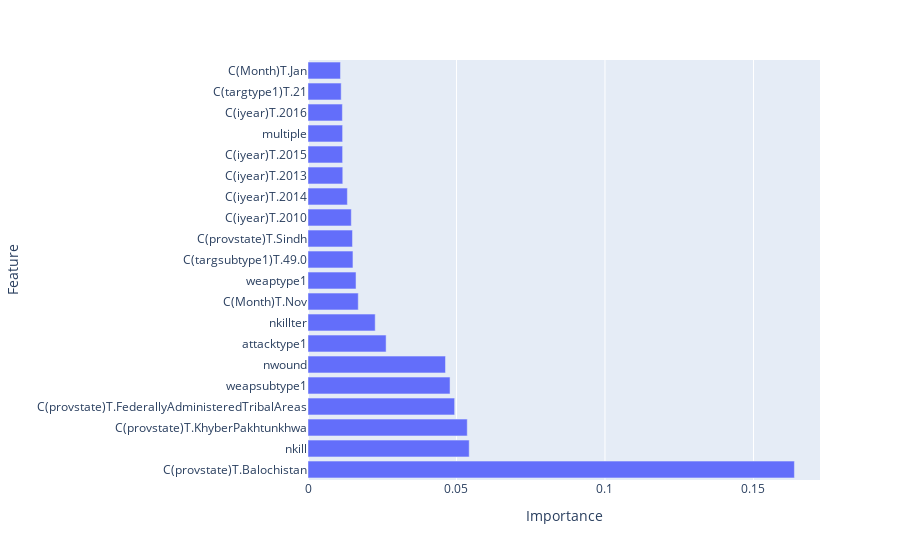

Notebook cell for this chart:
### Code cell
px.bar(x='Importance', y='Feature', data_frame=imp_df.head(20), orientation='h')

### Figure 1 — Plotly figure (JSON) as saved in the notebook; plotly's stock layout.template omitted (floating-point values rounded to 4 significant figures)
{"data": [{"alignmentgroup": "True", "hovertemplate": "Importance=%{x}<br>Feature=%{y}<extra></extra>", "legendgroup": "", "marker": {"color": "#636efa", "pattern": {"shape": ""}}, "name": "", "offsetgroup": "", "orientation": "h", "showlegend": false, "textposition": "auto", "type": "bar", "x": [0.1638, 0.05428, 0.05362, 0.04938, 0.04783, 0.0463, 0.0263, 0.02263, 0.01692, 0.01617, 0.01514, 0.01498, 0.01458, 0.01326, 0.01171, 0.01165, 0.01165, 0.01158, 0.01117, 0.01093], "xaxis": "x", "y": ["C(provstate)T.Balochistan", "nkill", "C(provstate)T.KhyberPakhtunkhwa", "C(provstate)T.FederallyAdministeredTribalAreas", "weapsubtype1", "nwound", "attacktype1", "nkillter", "C(Month)T.Nov", "weaptype1", "C(targsubtype1)T.49.0", "C(provstate)T.Sindh", "C(iyear)T.2010", "C(iyear)T.2014", "C(iyear)T.2013", "C(iyear)T.2015", "multiple", "C(iyear)T.2016", "C(targtype1)T.21", "C(Month)T.Jan"], "yaxis": "y"}], "layout": {"barmode": "relative", "legend": {"tracegroupgap": 0}, "margin": {"t": 60}, "xaxis": {"anchor": "y", "domain": [0, 1], "title": {"text": "Importance"}}, "yaxis": {"anchor": "x", "domain": [0, 1], "title": {"text": "Feature"}}}}
